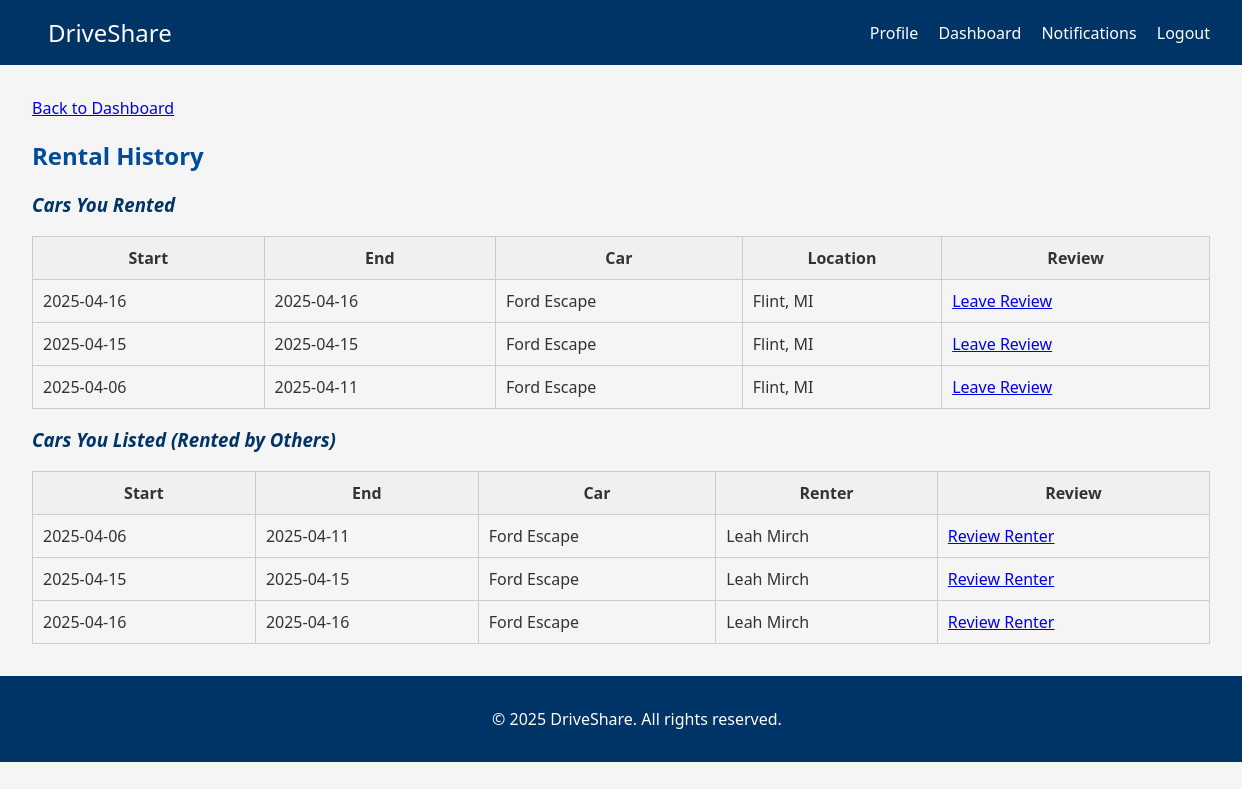
Before: /rental_history (signed in) with the older database file.
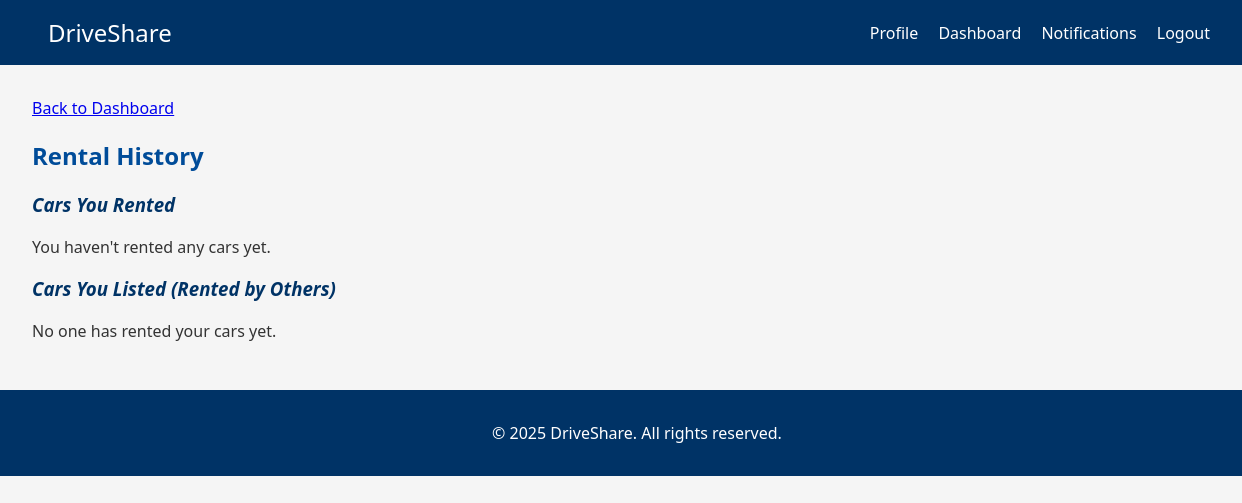
After: the same page with the newer database file.
### tables this page shows
CREATE TABLE bookings (
                id INTEGER PRIMARY KEY AUTOINCREMENT,
                car_id INTEGER NOT NULL,
                renter_id INTEGER NOT NULL,
                start_date TEXT NOT NULL,
                end_date TEXT NOT NULL,
                status TEXT DEFAULT 'pending',
                total_cost REAL,
                created_at TIMESTAMP DEFAULT CURRENT_TIMESTAMP,
                FOREIGN KEY(car_id) REFERENCES cars(id) ON DELETE CASCADE,
                FOREIGN KEY(renter_id) REFERENCES users(id) ON DELETE CASCADE
            );

CREATE TABLE cars (
                id INTEGER PRIMARY KEY AUTOINCREMENT,
                owner_id INTEGER NOT NULL,
                model TEXT NOT NULL,
                make TEXT NOT NULL,
                year INTEGER NOT NULL,
                mileage INTEGER NOT NULL,
                color TEXT,
                price REAL NOT NULL,
                location TEXT NOT NULL,
                precise_location TEXT,
                is_available BOOLEAN DEFAULT 1,
                image_url TEXT,
                created_at TIMESTAMP DEFAULT CURRENT_TIMESTAMP,
                FOREIGN KEY(owner_id) REFERENCES users(id) ON DELETE CASCADE
            );

CREATE TABLE users (
                id INTEGER PRIMARY KEY AUTOINCREMENT,
                email TEXT UNIQUE NOT NULL,
                password TEXT NOT NULL,
                security_q1 TEXT NOT NULL,
                security_q2 TEXT NOT NULL,
                security_q3 TEXT NOT NULL,
                full_name TEXT,
                role TEXT DEFAULT 'user',
                balance REAL DEFAULT 0.0,
                created_at TIMESTAMP DEFAULT CURRENT_TIMESTAMP
            );

### routes.py (the view)
    @app.route("/rental_history")
    def rental_history():
        if not UserSession.get_instance().is_authenticated():
            flash("Please log in to view your rental history.")
            return redirect(url_for("login"))
        user_id = UserSession.get_instance().user_id
        rented_cars = []
        your_listings = []
        try:
            with sqlite3.connect("database.db") as conn:
                conn.row_factory = sqlite3.Row
                cursor = conn.cursor()
                cursor.execute('''
                    SELECT b.id AS booking_id, b.start_date, b.end_date, c.make, c.model, c.location
                    FROM bookings b
                    JOIN cars c ON b.car_id = c.id
                    WHERE b.renter_id = ?
                    ORDER BY b.start_date DESC
                ''', (user_id,))
                rented_cars = cursor.fetchall()
                cursor.execute('''
                    SELECT b.id AS booking_id, b.start_date, b.end_date, u.full_name AS renter_name, c.make, c.model
                    FROM bookings b
                    JOIN cars c ON b.car_id = c.id
                    JOIN users u ON b.renter_id = u.id
                    WHERE c.owner_id = ?
                ''', (user_id,))
                your_listings = cursor.fetchall()
        except Exception as e:
            flash(f"Could not retrieve rental history: {str(e)}")
        return render_template("rental_history.html", rented_cars=rented_cars, your_listings=your_listings)

### app.py (called while the page is built)
@app.context_processor
def inject_user_session():
    return dict(is_authenticated=UserSession.get_instance().is_authenticated())

### routes.py (called while the page is built)
    @staticmethod
    def get_instance():
        if UserSession._instance is None:
            UserSession()
        return UserSession._instance

    def is_authenticated(self):
        return self.user_id is not None

### templates/rental_history.html (shortened to what this page needs)
{% extends 'base.html' %}
{% block content %}
<a href="{{ url_for('dashboard') }}">Back to Dashboard</a>
<h2>Rental History</h2>
<h3>Cars You Rented</h3>
{% if rented_cars %}
<table class="info-table">
    <tr>
        <th>Start</th><th>End</th><th>Car</th><th>Location</th><th>Review</th>
    </tr>
    {% for rental in rented_cars %}
    <tr>
        <td>{{ rental['start_date'] }}</td>
        <td>{{ rental['end_date'] }}</td>
        <td>{{ rental['make'] }} {{ rental['model'] }}</td>
        <td>{{ rental['location'] }}</td>
        <td>
            <a href="{{ url_for('review', booking_id=rental['booking_id']) }}">Leave Review</a>
        </td>
    </tr>
    {% endfor %}
</table>
{% else %}
<p>You haven't rented any cars yet.</p>
{% endif %}
<h3>Cars You Listed (Rented by Others)</h3>
{% if your_listings %}
<table class="info-table">
    <tr>
        <th>Start</th><th>End</th><th>Car</th><th>Renter</th><th>Review</th>
    </tr>
    {% for rental in your_listings %}
    <tr>
        <td>{{ rental['start_date'] }}</td>
        <td>{{ rental['end_date'] }}</td>
        <td>{{ rental['make'] }} {{ rental['model'] }}</td>
        <td>{{ rental['renter_name'] }}</td>
        <td>
        <a href="{{ url_for('review_renter', booking_id=rental['booking_id']) }}">Review Renter</a>
        </td>
    </tr>
    {% endfor %}
</table>
{% else %}
<p>No one has rented your cars yet.</p>
{% endif %}
{% endblock %}

### templates/base.html (shortened to what this page needs)
<!DOCTYPE html>
<html lang="en">
<head>
    <link rel="stylesheet" href="{{ url_for('static', filename='css/styles.css') }}">
</head>
<body>
    {% include 'navbar.html' %}
    <main class="content">
        {% block content %}{% endblock %}
    </main>
    <footer>
        <p>&copy; 2025 DriveShare. All rights reserved.</p>
    </footer>
</body>
</html>

### templates/navbar.html
<nav class="navbar">
    <div class="nav-left">
        <a href="{{ url_for('home') }}" class="logo">DriveShare</a>
    </div>
    <div class="nav-right">
        {% if is_authenticated %}
            <a href="{{ url_for('profile') }}">Profile</a>
            <a href="{{ url_for('dashboard') }}">Dashboard</a>
            <a href="{{ url_for('notifications') }}">Notifications</a>
            <a href="{{ url_for('logout') }}">Logout</a>
        {% else %}
            <a href="{{ url_for('login') }}">Login</a>
            <a href="{{ url_for('register') }}">Register</a>
        {% endif %}
    </div>
</nav>

### static/css/styles.css (style rules this page uses)
:root { --primary-blue: #003366; --light-blue: #0051a1; --hover-blue: #002244; --white: #fff; --gray-border: #ccc; --light-gray: #f5f5f5; --shadow: 0 2px 6px rgba(0,0,0,0.1); }
body { margin: 0; font-family: 'Segoe UI', Tahoma, Geneva, Verdana, sans-serif; background-color: var(--light-gray); color: #333; }
.navbar { display: flex; justify-content: space-between; align-items: center; padding: 1rem 2rem; background-color: var(--primary-blue); color: var(white); }
.navbar a { color: var(--white); text-decoration: none; margin-left: 1rem; font-weight: 500; }
.logo { font-size: 1.5rem; font-weight: bold; color: #ffffff; }
main.content { padding: 2rem; }
footer { text-align: center; padding: 1rem; background-color: var(--primary-blue); color: var(--white); position: sticky; bottom: 0; width: 100%; }
h2 { color:#004c99; font-weight: bold; }
h3 { color: var(--primary-blue); font-style: italic; }

Changed rows visible on the page:
removed bookings: start_date "2025-04-16", end_date "2025-04-16", make "Ford", model "Escape", location "Flint, MI", renter_name "Leah Mirch"
removed bookings: start_date "2025-04-15", end_date "2025-04-15", make "Ford", model "Escape", location "Flint, MI", renter_name "Leah Mirch"
removed bookings: start_date "2025-04-06", end_date "2025-04-11", make "Ford", model "Escape", location "Flint, MI", renter_name "Leah Mirch"
Other visible differences:
text no longer shown: "Start End Car Location Review Start End Car Renter Review"
text now shown: "You haven't rented any cars yet. No one has rented your cars yet."
